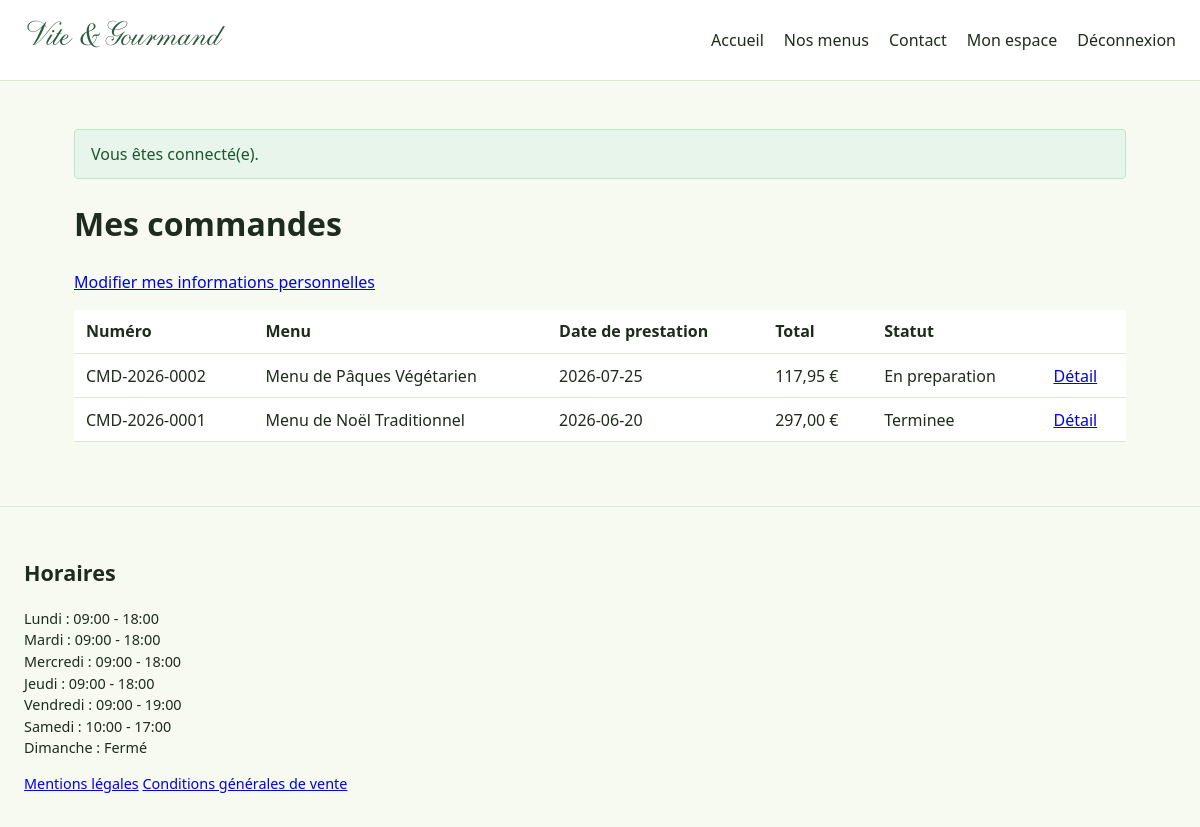
Page /utilisateur/index.php (signed in) on the committed database.
### tables this page shows
CREATE TABLE commande (
    commande_id            INT UNSIGNED AUTO_INCREMENT PRIMARY KEY,
    numero_commande         VARCHAR(20) NOT NULL UNIQUE,
    utilisateur_id           INT UNSIGNED NOT NULL,
    menu_id                  INT UNSIGNED NOT NULL,
    statut_id                TINYINT UNSIGNED NOT NULL,
    date_commande            DATETIME NOT NULL DEFAULT CURRENT_TIMESTAMP,
    date_prestation          DATE NOT NULL,
    heure_livraison          TIME NOT NULL,
    adresse_livraison        VARCHAR(180) NOT NULL,
    ville_livraison          VARCHAR(100) NOT NULL,
    code_postal_livraison    VARCHAR(10) NOT NULL,
    distance_km               DECIMAL(6,2) NOT NULL DEFAULT 0,    
    frais_livraison           DECIMAL(6,2) NOT NULL DEFAULT 0,    
    nombre_personnes          SMALLINT UNSIGNED NOT NULL,
    prix_menu_unitaire        DECIMAL(8,2) NOT NULL,              
    reduction_pourcentage     DECIMAL(4,2) NOT NULL DEFAULT 0,    
    prix_total                DECIMAL(8,2) NOT NULL,
    pret_materiel             TINYINT(1) NOT NULL DEFAULT 0,
    materiel_restitue         TINYINT(1) NULL,
    materiel_date_limite      DATETIME NULL,                      
    motif_annulation          TEXT NULL,
    mode_contact_annulation   VARCHAR(30) NULL,                   
    date_creation             DATETIME NOT NULL DEFAULT CURRENT_TIMESTAMP,
    date_modification         DATETIME NOT NULL DEFAULT CURRENT_TIMESTAMP ON UPDATE CURRENT_TIMESTAMP,
    CONSTRAINT fk_commande_utilisateur FOREIGN KEY (utilisateur_id) REFERENCES utilisateur (utilisateur_id),
    CONSTRAINT fk_commande_menu        FOREIGN KEY (menu_id)        REFERENCES menu (menu_id),
    CONSTRAINT fk_commande_statut      FOREIGN KEY (statut_id)      REFERENCES statut_commande (statut_id)
);

CREATE TABLE menu (
    menu_id                 INT UNSIGNED AUTO_INCREMENT PRIMARY KEY,
    titre                    VARCHAR(150) NOT NULL,
    description              TEXT NOT NULL,
    theme_id                 TINYINT UNSIGNED NOT NULL,
    nombre_personne_minimum  SMALLINT UNSIGNED NOT NULL DEFAULT 1,
    prix_personne_minimum    DECIMAL(8,2) NOT NULL,         
    conditions               TEXT NULL,                     
    stock_disponible         SMALLINT NOT NULL DEFAULT 0,    
    actif                    TINYINT(1) NOT NULL DEFAULT 1,
    date_creation            DATETIME NOT NULL DEFAULT CURRENT_TIMESTAMP,
    date_modification        DATETIME NOT NULL DEFAULT CURRENT_TIMESTAMP ON UPDATE CURRENT_TIMESTAMP,
    CONSTRAINT fk_menu_theme FOREIGN KEY (theme_id) REFERENCES theme (theme_id)
);

CREATE TABLE statut_commande (
    statut_id  TINYINT UNSIGNED AUTO_INCREMENT PRIMARY KEY,
    code       VARCHAR(30) NOT NULL UNIQUE,
    libelle    VARCHAR(60) NOT NULL,
    ordre      TINYINT UNSIGNED NULL    
);

CREATE TABLE horaire (
    horaire_id       TINYINT UNSIGNED AUTO_INCREMENT PRIMARY KEY,
    jour             ENUM('lundi','mardi','mercredi','jeudi','vendredi','samedi','dimanche') NOT NULL UNIQUE,
    heure_ouverture  TIME NULL,
    heure_fermeture  TIME NULL,
    ferme            TINYINT(1) NOT NULL DEFAULT 0
);

### src/Config/Database.php (called while the page is built, shortened)
<?php
function getPDO(): PDO
{
    static $pdo = null;
    if ($pdo instanceof PDO) {
        return $pdo;
    }
    $host    = env('DB_HOST', '127.0.0.1');
    $port    = env('DB_PORT', '3306');
    $name    = env('DB_NAME', 'vite_et_gourmand');
    $user    = env('DB_USER', 'root');
    $pass    = env('DB_PASS', '');
    $charset = env('DB_CHARSET', 'utf8mb4');
    $dsn = "mysql:host={$host};port={$port};dbname={$name};charset={$charset}";
    $pdo = new PDO($dsn, $user, $pass, [
        PDO::ATTR_ERRMODE            => PDO::ERRMODE_EXCEPTION,
        PDO::ATTR_DEFAULT_FETCH_MODE => PDO::FETCH_ASSOC,
        PDO::ATTR_EMULATE_PREPARES   => false,
    ]);
    return $pdo;
}

### src/Models/UtilisateurModel.php (called while the page is built, shortened)
<?php
require_once __DIR__ . '/../Config/Database.php';
final class UtilisateurModel
{
    public static function findById(int $id): ?array
    {
        $stmt = getPDO()->prepare(
            'SELECT u.*, r.code AS role_code
             FROM utilisateur u
             JOIN role r ON r.role_id = u.role_id
             WHERE u.utilisateur_id = :id'
        );
        $stmt->execute(['id' => $id]);
        $row = $stmt->fetch();
        return $row === false ? null : $row;
    }
}

### src/Services/AuthService.php (called while the page is built, shortened)
<?php
require_once __DIR__ . '/../Models/UtilisateurModel.php';
final class AuthService
{
    public static function currentUser(): ?array
    {
        return UtilisateurModel::findById((int) $_SESSION['utilisateur_id']);
    }
    public static function requireLogin(): array
    {
        $user = self::currentUser();
        return $user;
    }
}

### src/Models/CommandeModel.php (called while the page is built, shortened)
<?php
require_once __DIR__ . '/../Config/Database.php';
final class CommandeModel
{
    public static function listByUtilisateur(int $utilisateurId): array
    {
        $stmt = getPDO()->prepare(
            'SELECT c.*, sc.code AS statut_code, sc.libelle AS statut_libelle, m.titre AS menu_titre
             FROM commande c
             JOIN statut_commande sc ON sc.statut_id = c.statut_id
             JOIN menu m ON m.menu_id = c.menu_id
             WHERE c.utilisateur_id = :utilisateur_id
             ORDER BY c.date_commande DESC'
        );
        $stmt->execute(['utilisateur_id' => $utilisateurId]);
        return $stmt->fetchAll();
    }
}

### src/Helpers/functions.php (called while the page is built, shortened)
<?php
function e(?string $value): string
{
    return htmlspecialchars($value ?? '', ENT_QUOTES, 'UTF-8');
}

### public/utilisateur/index.php (the view, shortened to what this page needs)
<?php
require_once __DIR__ . '/../../src/Services/AuthService.php';
require_once __DIR__ . '/../../src/Models/CommandeModel.php';
$utilisateur = AuthService::requireLogin();
$commandes = CommandeModel::listByUtilisateur((int) $utilisateur['utilisateur_id']);
require __DIR__ . '/../../src/Views/partials/header.php';
?>
    <h1>Mes commandes</h1>
    <p><a href="/utilisateur/profil.php">Modifier mes informations personnelles</a></p>
    <?php if (empty($commandes)): ?>
        <p>Vous n'avez pas encore passé de commande. <a href="/menus.php">Découvrir nos menus</a></p>
    <?php else: ?>
        <table class="table-commandes">
            <thead>
                <tr>
                    <th scope="col">Numéro</th>
                    <th scope="col">Menu</th>
                    <th scope="col">Date de prestation</th>
                    <th scope="col">Total</th>
                    <th scope="col">Statut</th>
                    <th scope="col"></th>
                </tr>
            </thead>
            <tbody>
                <?php foreach ($commandes as $commande): ?>
                    <tr>
                        <td><?= e($commande['numero_commande']) ?></td>
                        <td><?= e($commande['menu_titre']) ?></td>
                        <td><?= e($commande['date_prestation']) ?></td>
                        <td><?= number_format((float) $commande['prix_total'], 2, ',', ' ') ?> €</td>
                        <td><?= e($commande['statut_libelle']) ?></td>
                        <td><a href="/utilisateur/commande.php?id=<?= (int) $commande['commande_id'] ?>">Détail</a></td>
                    </tr>
                <?php endforeach; ?>
            </tbody>
        </table>
    <?php endif; ?>
<?php
require __DIR__ . '/../../src/Views/partials/footer.php';

### src/Views/partials/footer.php
<?php
$horaires = getPDO()->query(
    "SELECT jour, heure_ouverture, heure_fermeture, ferme FROM horaire
     ORDER BY FIELD(jour, 'lundi','mardi','mercredi','jeudi','vendredi','samedi','dimanche')"
)->fetchAll();
?>
</main>
<footer>
    <section aria-label="Horaires d'ouverture">
        <h2>Horaires</h2>
        <ul>
            <?php foreach ($horaires as $h): ?>
                <li>
                    <?= htmlspecialchars(ucfirst($h['jour'])) ?> :
                    <?= $h['ferme']
                        ? 'Fermé'
                        : htmlspecialchars(substr($h['heure_ouverture'], 0, 5) . ' - ' . substr($h['heure_fermeture'], 0, 5)) ?>
                </li>
            <?php endforeach; ?>
        </ul>
    </section>
    <nav aria-label="Informations légales">
        <a href="/mentions-legales.php">Mentions légales</a>
        <a href="/cgv.php">Conditions générales de vente</a>
    </nav>
</footer>
</body>
</html>

### public/assets/css/style.css (style rules this page uses)
* { box-sizing: border-box; }
html { overflow-x: hidden; }
body { margin: 0; overflow-x: hidden; font-family: system-ui, -apple-system, "Segoe UI", Roboto, sans-serif; color: #1F2B1D; background: #F6FAF1; line-height: 1.5; }
footer { border-top: 1px solid #DCE8D5; padding: 2rem 1.5rem; margin-top: 2rem; font-size: 0.9rem; }
footer ul { list-style: none; padding: 0; }
.table-commandes { width: 100%; border-collapse: collapse; background: #fff; }
.table-commandes th, .table-commandes td { text-align: left; padding: 0.6rem 0.75rem; border-bottom: 1px solid #DCE8D5; }

### rows in the picture
commande: numero_commande "CMD-2026-0002", menu.titre "Menu de Pâques Végétarien", date_prestation "2026-07-25", prix_total "117,95", statut.libelle "En preparation"
commande: numero_commande "CMD-2026-0001", menu.titre "Menu de Noël Traditionnel", date_prestation "2026-06-20", prix_total "297,00", statut.libelle "Terminee"
horaire: jour "Lundi", heure_ouverture+heure_fermeture "09:00 - 18:00"
horaire: jour "Mardi", heure_ouverture+heure_fermeture "09:00 - 18:00"
horaire: jour "Mercredi", heure_ouverture+heure_fermeture "09:00 - 18:00"
horaire: jour "Jeudi", heure_ouverture+heure_fermeture "09:00 - 18:00"
horaire: jour "Vendredi", heure_ouverture+heure_fermeture "09:00 - 19:00"
horaire: jour "Samedi", heure_ouverture+heure_fermeture "10:00 - 17:00"
horaire: jour "Dimanche", ferme "Fermé"

### other values in the picture
$flash['message'] "Vous êtes connecté(e)."
